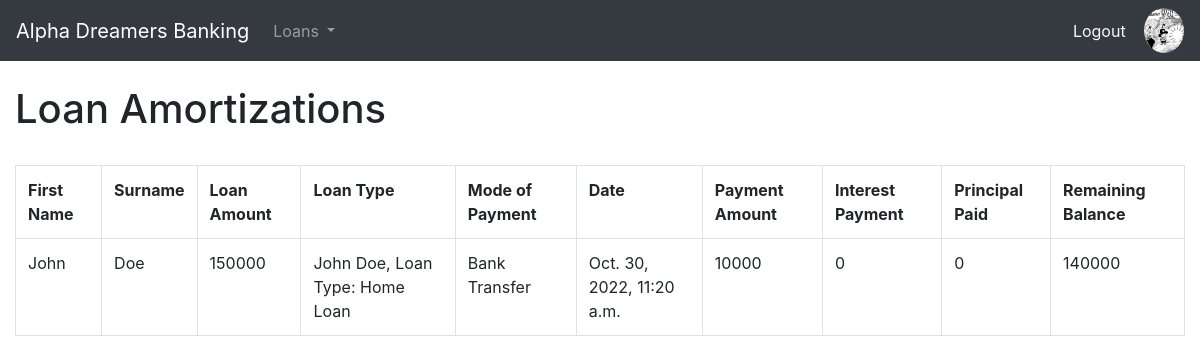
The page /amortizations (signed in) on the database its author committed.
### login/models.py (models this page shows, shortened)
class customer(models.Model):
    account_status = (
        ('Active', 'Active'),
        ('Inactive', 'Inactive')
    )
    user = models.OneToOneField(User, unique=True, on_delete=models.CASCADE, limit_choices_to={'is_staff': False},
    related_name='customer', default="user=request.user.username")
    cust_id = models.UUIDField(default=uuid.uuid4, unique=True, primary_key=True, editable=False)
    first_name = models.CharField(max_length=250, null=False, blank=False)
    surname = models.CharField(max_length=250, null=False, blank=False)
    complete_address = models.CharField(max_length=250)
    contact_number = models.IntegerField(null=False, blank=False)
    email_address = models.EmailField(max_length=100, null=False, blank=False, default="")
    gender =  models.CharField(max_length=30, null=False, blank=False, default="")
    civil_status = models.CharField(max_length=250, null=False, blank=False)
    birthdate = models.DateField()
    age = models.IntegerField(null=False, blank=False)
    profile_pic = models.ImageField(upload_to='img', null=True, blank=True, default='img/default.jpg')
    account_status = models.CharField(max_length=100, choices=account_status, default="")

### loans/models.py (models this page shows, shortened)
class loan_amortization(models.Model):
    amortization_id = models.UUIDField(default=uuid.uuid4, unique=True, primary_key=True, editable=False)
    control_number = models.ForeignKey(loan_application, on_delete=models.CASCADE)
    user = models.ForeignKey(User, on_delete=models.CASCADE, limit_choices_to={'is_staff': False},
    related_name='customer_amortization', null=True, blank=True, default="")
    date = models.DateTimeField(auto_now_add=True)
    payment_amount = models.PositiveIntegerField(default=0)
    interest_payment = models.PositiveIntegerField(default=0)
    principal_paid = models.PositiveIntegerField(default=0)
    remaining_balance = models.PositiveIntegerField(default=0)

class loan_application(models.Model):
    payment_mode = (
        ('Over the Counter', 'Over the Counter'),
        ('Bank Transfer', 'Bank Transfer'),
        ('Salary Deduction', 'Salary Deduction')
    )
    status = (
        ('Pending', 'Pending'),
        ('Accepted', 'Accepted'),
        ('Rejected', 'Rejected')
    )
    application_id = models.UUIDField(default=uuid.uuid4, unique=True, primary_key=True, editable=False)
    control_number = models.UUIDField(default=uuid.uuid4, unique=True, primary_key=False, editable=False)
    user = models.ForeignKey(User, on_delete=models.CASCADE, limit_choices_to={'is_staff': False},
    related_name='customer_loan', null=True, blank=True, default="")
    cust_id = models.ForeignKey(customer, on_delete=models.CASCADE, default="")
    loan_type_id = models.ForeignKey(loan_type, on_delete=models.CASCADE)
    mode_of_payment = models.CharField(max_length=200, choices=payment_mode, default="")
    loan_amount = models.PositiveIntegerField(default=0)
    loan_duration = models.PositiveIntegerField(default=0)
    purpose = models.TextField(null=False, blank=False)
    loan_status = models.CharField(max_length=200, choices=status, default="Pending")
    remarks = models.TextField(null=True, blank=True)
    processed_by = models.ForeignKey(User, limit_choices_to={'is_staff': True}, on_delete=models.CASCADE,
    null=True, blank=True)
    def __str__(self):
        return self.cust_id.first_name + ' ' + self.cust_id.surname + '' + ', Loan Type: ' + self.loan_type_id.loan_name

class loan_type(models.Model):
    loan_type_id = models.UUIDField(default=uuid.uuid4, unique=True, primary_key=True, editable=False)
    loan_name = models.CharField(max_length=250)
    description = models.TextField(null=False, blank=False)

### loans/views.py (the view)
# urls.py: path('amortizations', views.amortizations, name='amortizations'),
@login_required(login_url='/customer-login')
def amortizations(request):
    customers = customer.objects.all().filter(user=request.user.id)
    amortizations = loan_amortization.objects.all().filter(user=request.user.id)
    context = {'amortizations':amortizations, 'customers':customers}
    return render(request, 'loans/amortizations.html', context)

### loans/templates/loans/amortizations.html (shortened to what this page needs)
{% extends 'main.html' %}
{% block content %}
{% if user.is_authenticated and user.is_staff == False %}
{% include 'loans/customer_nav.html' %}
{% elif user.is_staff == True %}
{% include 'officer/admin_nav.html' %}
{% else %}
{% include 'nav.html' %}
{% endif %}
{% load crispy_forms_tags %}
<br>
<head>
</head>
<div class="container-fluid">
    <h1>Loan Amortizations</h1>
    <br>
    {% if user.is_staff == False %}
    <table class="table table-bordered">
        <tr>
            <th>First Name</th>
            <th>Surname</th>
            <th>Loan Amount</th>
            <th>Loan Type</th>
            <th>Mode of Payment</th>
            <th>Date</th>
            <th>Payment Amount</th>
            <th>Interest Payment</th>
            <th>Principal Paid</th>
            <th>Remaining Balance</th>
        </tr>
        {% for amortization in amortizations %}
        <tr>
            <td>{{amortization.control_number.cust_id.first_name}}</td>
            <td>{{amortization.control_number.cust_id.surname}}</td>
            <td>{{amortization.control_number.loan_amount}}</td>
            <td>{{amortization.control_number}}</td>
            <td>{{amortization.control_number.mode_of_payment}}</td>
            <td>{{amortization.date}}</td>
            <td>{{amortization.payment_amount}}</td>
            <td>{{amortization.interest_payment}}</td>
            <td>{{amortization.principal_paid}}</td>
            <td>{{amortization.remaining_balance}}</td>
        </tr>
        {% endfor %}
    </table>
    {% endif %}
</div>
{% endblock content %}

### loans/templates/loans/customer_nav.html (shortened to what this page needs)
<nav class="navbar navbar-expand-sm navbar-dark bg-dark">
    <a class="navbar-brand" href="{% url 'loans:user-page' %}">Alpha Dreamers Banking</a>
    <div class="collapse navbar-collapse" id="navbarText">
        <ul class="navbar-nav mr-auto">
            <li class="nav-item dropdown">
                <a class="nav-link dropdown-toggle" href="#" id="navbardrop" data-toggle="dropdown">
                    Loans
                </a>
            </li>
        </ul>
        {% if user.is_authenticated %}
        <a class="text-light" href="{% url 'login:logout' %}">Logout</a>
        {% for customer in customers %}
            {% if  customer.profile_pic.url %}
            <a href="{% url 'login:edit-details' customer.cust_id %}">
                <img src="{{ customer.profile_pic.url }}" style="height: 45px;" class="rounded-circle account-img" alt="User Image">
            </a>
            {% endif %}
        {% endfor %}
        {% else %}
        <a class="text-dark" href="{% url 'login:customer-login' %}">Login</a>
        <a class="btn btn-sm btn-primary m-2"  href="{% url 'login:customer-signup' %}">Register</a>
        {% endif %}
    </div>
</nav>

### rows shown on the page
customer: profile_pic (picture)
loan_amortization: control_number.cust_id.first_name "John", control_number.cust_id.surname "Doe", control_number.loan_amount "150000", control_number "John Doe, Loan Type: Home Loan", control_number.mode_of_payment "Bank Transfer", date "Oct. 30, 2022, 11:20 a.m.", payment_amount "10000", interest_payment "0", principal_paid "0", remaining_balance "140000"
